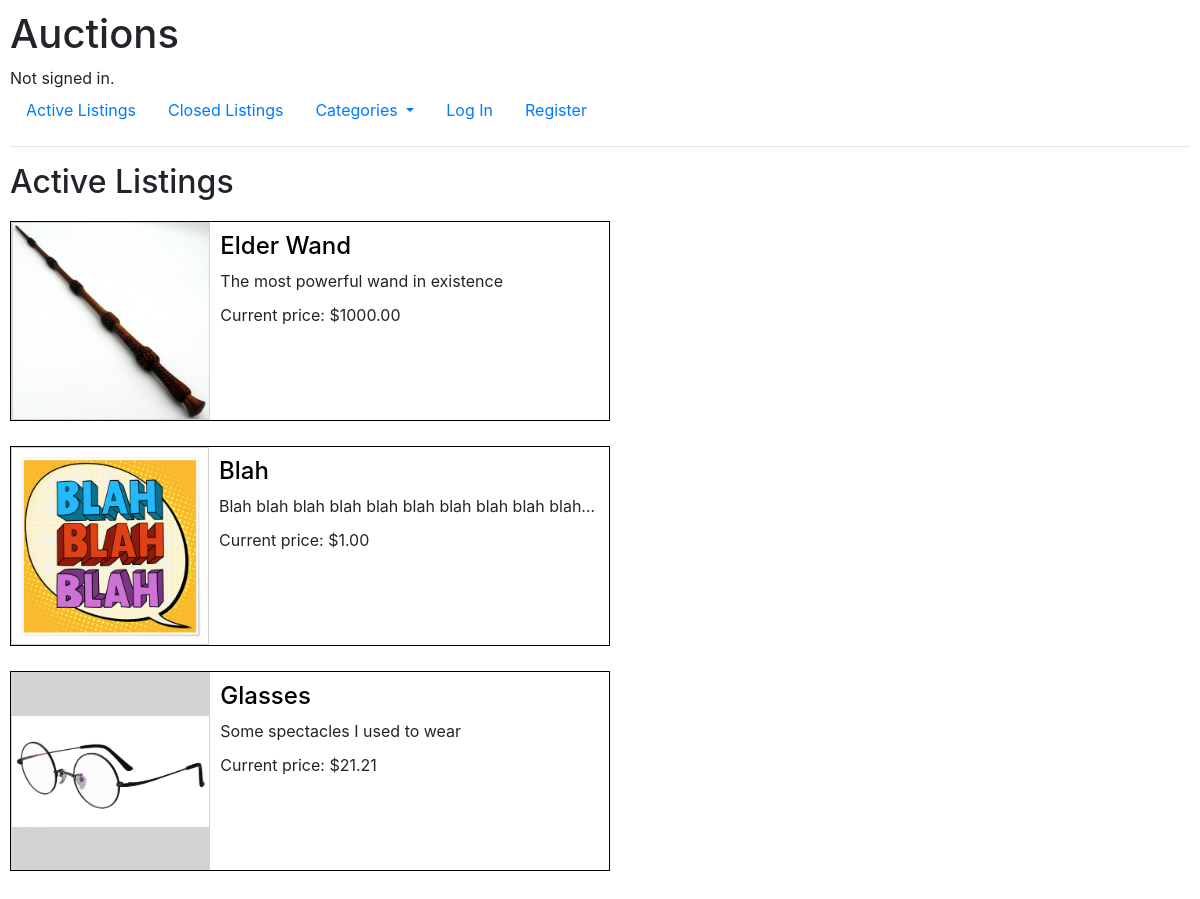
The page / on the database its author committed.
### auctions/models.py (models this page shows, shortened)
class Listing(models.Model):
    title = models.CharField(max_length=64)
    description = models.TextField()
    image = models.ImageField(blank=True, upload_to='images')
    categories = Choices("Clothing/Footwear","Books","Electronics","Cosmetics","Toys","Home/Garden","Sport/Leisure", "Other")
    category = models.CharField(choices=categories, max_length=32)
    price = models.DecimalField(decimal_places=2, max_digits=10)
    lister = models.ForeignKey(User, on_delete=models.CASCADE, related_name="selling")
    active = models.BooleanField(default=True)
    watchers = models.ManyToManyField(User, blank=True, related_name="watching")
    time = models.DateTimeField("Time listed", auto_now_add=True)

### auctions/views.py (the view)
# urls.py: path("", views.index, name="index"),
def index(request):
    return render(request, "auctions/index.html", {
        "listings": Listing.objects.all()
    })

### auctions/templates/auctions/index.html
{% extends "auctions/layout.html" %}
{% block body %}
    <h2>Active Listings</h2>
    {% for listing in listings %}
        {% if listing.active %}
            <div class="mini-listing">
                <div class="mini-listing-left">
                    <img src="{{ listing.image.url }}" class="mini-listing-image">
                </div>
                <div class="mini-listing-right">
                    <a class="mini-listing-link" href="{% url 'listing' listing.id %}"><h4>{{ listing.title }}</h4></a>
                    <div class="mini-listing-description">{{ listing.description }}</div>
                    <p>Current price: ${{ listing.price }}</p>
                </div>
            </div>
        {% endif %}
    {% endfor %}
{% endblock %}

### auctions/static/auctions/styles.css (style rules this page uses)
body { padding: 10px; }
p { margin: 0px; }
h2 { margin-bottom: 20px; }
.mini-listing { width: 600px; height: 200px; display: flex; border: 0.5px solid black; margin-bottom: 25px; }
.mini-listing-left { height: 100%; width: 200px; padding: 1px; display: flex; justify-content: center; align-items: center; background-color: lightgray; }
.mini-listing-image { max-height: 100%; max-width: 100%; object-fit: contain; }
.mini-listing-right { height: 100%; width: 400px; padding: 10px; }
.mini-listing-link { text-decoration: none; color: black; display: inline-block; }
.mini-listing-description { max-height: 100px; white-space: nowrap; overflow: hidden; text-overflow: ellipsis; margin-bottom: 10px; }

### rows shown on the page
Listing: image (picture), title "Elder Wand", description "The most powerful wand in existence", price "1000.00"
Listing: image (picture), title "Blah", description "Blah blah blah blah blah blah blah blah blah blah…", price "1.00"
Listing: image (picture), title "Glasses", description "Some spectacles I used to wear", price "21.21"
